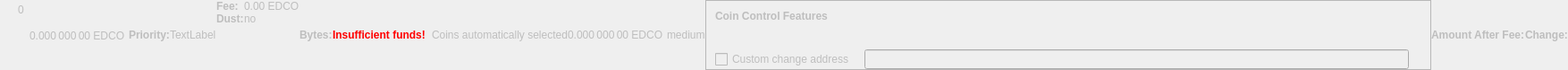
    <widget class="QWidget" name="dummyHideWidget" native="true">
     <property name="enabled">
      <bool>false</bool>
     </property>
     <property name="maximumSize">
      <size>
       <width>100</width>
       <height>22</height>
      </size>
     </property>
     <layout class="QHBoxLayout" name="dummyHideLayout">
      <property name="spacing">
       <number>0</number>
      </property>
      <property name="leftMargin">
       <number>0</number>
      </property>
      <property name="topMargin">
       <number>0</number>
      </property>
      <property name="rightMargin">
       <number>0</number>
      </property>
      <property name="bottomMargin">
       <number>0</number>
      </property>
      <item>
       <layout class="QFormLayout" name="formLayoutCoinControl1">
        <property name="horizontalSpacing">
         <number>10</number>
        </property>
        <property name="verticalSpacing">
         <number>14</number>
        </property>
        <property name="leftMargin">
         <number>10</number>
        </property>
        <property name="topMargin">
         <number>4</number>
        </property>
        <property name="rightMargin">
         <number>6</number>
        </property>
        <item row="0" column="1">
         <widget class="QLabel" name="labelCoinControlBytes">
          <property name="cursor">
           <cursorShape>IBeamCursor</cursorShape>
          </property>
          <property name="contextMenuPolicy">
           <enum>Qt::ActionsContextMenu</enum>
          </property>
          <property name="text">
           <string notr="true">0</string>
          </property>
          <property name="textInteractionFlags">
           <set>Qt::LinksAccessibleByMouse|Qt::TextSelectableByKeyboard|Qt::TextSelectableByMouse</set>
          </property>
         </widget>
        </item>
       </layout>
      </item>
      <item>
       <widget class="QLabel" name="labelCoinControlAfterFee">
        <property name="enabled">
         <bool>false</bool>
        </property>
        <property name="sizePolicy">
         <sizepolicy hsizetype="Fixed" vsizetype="Fixed">
          <horstretch>0</horstretch>
          <verstretch>0</verstretch>
         </sizepolicy>
        </property>
        <property name="minimumSize">
         <size>
          <width>111</width>
          <height>12</height>
         </size>
        </property>
        <property name="maximumSize">
         <size>
          <width>111</width>
          <height>12</height>
         </size>
        </property>
        <property name="cursor">
         <cursorShape>IBeamCursor</cursorShape>
        </property>
        <property name="contextMenuPolicy">
         <enum>Qt::ActionsContextMenu</enum>
        </property>
        <property name="text">
         <string notr="true">0.000 000 00 EDCO</string>
        </property>
        <property name="textInteractionFlags">
         <set>Qt::LinksAccessibleByMouse|Qt::TextSelectableByKeyboard|Qt::TextSelectableByMouse</set>
        </property>
       </widget>
      </item>
      <item>
       <widget class="QLabel" name="labelCoinControlPriorityText">
        <property name="enabled">
         <bool>false</bool>
        </property>
        <property name="font">
         <font>
          <weight>75</weight>
          <bold>true</bold>
         </font>
        </property>
        <property name="text">
         <string>Priority:</string>
        </property>
       </widget>
      </item>
      <item>
       <layout class="QHBoxLayout" name="horizontalLayout">
        <item>
         <widget class="QLabel" name="WarningLabel">
          <property name="text">
           <string>TextLabel</string>
          </property>
         </widget>
        </item>
       </layout>
      </item>
      <item>
       <layout class="QFormLayout" name="formLayoutCoinControl3">
        <property name="horizontalSpacing">
         <number>0</number>
        </property>
        <property name="verticalSpacing">
         <number>0</number>
        </property>
        <property name="leftMargin">
         <number>0</number>
        </property>
        <property name="topMargin">
         <number>0</number>
        </property>
        <property name="rightMargin">
         <number>0</number>
        </property>
        <item row="0" column="0">
         <widget class="QLabel" name="labelCoinControlFeeText">
          <property name="enabled">
           <bool>false</bool>
          </property>
          <property name="font">
           <font>
            <weight>75</weight>
            <bold>true</bold>
           </font>
          </property>
          <property name="text">
           <string>Fee:</string>
          </property>
          <property name="margin">
           <number>0</number>
          </property>
         </widget>
        </item>
        <item row="0" column="1">
         <widget class="QLabel" name="labelCoinControlFee">
          <property name="enabled">
           <bool>false</bool>
          </property>
          <property name="cursor">
           <cursorShape>IBeamCursor</cursorShape>
          </property>
          <property name="contextMenuPolicy">
           <enum>Qt::ActionsContextMenu</enum>
          </property>
          <property name="text">
           <string notr="true">0.00 EDCO</string>
          </property>
          <property name="textInteractionFlags">
           <set>Qt::LinksAccessibleByMouse|Qt::TextSelectableByKeyboard|Qt::TextSelectableByMouse</set>
          </property>
         </widget>
        </item>
        <item row="1" column="0">
         <widget class="QLabel" name="labelCoinControlLowOutputText">
          <property name="enabled">
           <bool>false</bool>
          </property>
          <property name="font">
           <font>
            <weight>75</weight>
            <bold>true</bold>
           </font>
          </property>
          <property name="text">
           <string>Dust:</string>
          </property>
         </widget>
        </item>
        <item row="1" column="1">
         <widget class="QLabel" name="labelCoinControlLowOutput">
          <property name="enabled">
           <bool>false</bool>
          </property>
          <property name="cursor">
           <cursorShape>IBeamCursor</cursorShape>
          </property>
          <property name="contextMenuPolicy">
           <enum>Qt::ActionsContextMenu</enum>
          </property>
          <property name="text">
           <string>no</string>
          </property>
          <property name="textInteractionFlags">
           <set>Qt::LinksAccessibleByMouse|Qt::TextSelectableByKeyboard|Qt::TextSelectableByMouse</set>
          </property>
         </widget>
        </item>
       </layout>
      </item>
      <item>
       <widget class="QLabel" name="labelCoinControlBytesText">
        <property name="enabled">
         <bool>false</bool>
        </property>
        <property name="font">
         <font>
          <weight>75</weight>
          <bold>true</bold>
         </font>
        </property>
        <property name="text">
         <string>Bytes:</string>
        </property>
       </widget>
      </item>
      <item>
       <layout class="QFormLayout" name="formLayoutCoinControl2">
        <property name="horizontalSpacing">
         <number>0</number>
        </property>
        <property name="verticalSpacing">
         <number>0</number>
        </property>
        <property name="leftMargin">
         <number>0</number>
        </property>
        <property name="topMargin">
         <number>0</number>
        </property>
        <property name="rightMargin">
         <number>0</number>
        </property>
       </layout>
      </item>
      <item>
       <layout class="QHBoxLayout" name="horizontalLayoutCoinControl2">
        <property name="spacing">
         <number>0</number>
        </property>
        <property name="bottomMargin">
         <number>0</number>
        </property>
       </layout>
      </item>
      <item>
       <widget class="QLabel" name="labelCoinControlInsuffFunds">
        <property name="enabled">
         <bool>false</bool>
        </property>
        <property name="minimumSize">
         <size>
          <width>0</width>
          <height>0</height>
         </size>
        </property>
        <property name="font">
         <font>
          <weight>75</weight>
          <bold>true</bold>
         </font>
        </property>
        <property name="styleSheet">
         <string notr="true">color:red;font-weight:bold;</string>
        </property>
        <property name="text">
         <string>Insufficient funds!</string>
        </property>
        <property name="margin">
         <number>5</number>
        </property>
       </widget>
      </item>
      <item>
       <layout class="QFormLayout" name="formLayoutCoinControl4">
        <property name="horizontalSpacing">
         <number>0</number>
        </property>
        <property name="verticalSpacing">
         <number>0</number>
        </property>
        <property name="leftMargin">
         <number>0</number>
        </property>
        <property name="topMargin">
         <number>0</number>
        </property>
        <property name="rightMargin">
         <number>0</number>
        </property>
       </layout>
      </item>
      <item>
       <widget class="QLabel" name="labelCoinControlChangeLabel">
        <property name="enabled">
         <bool>false</bool>
        </property>
        <property name="sizePolicy">
         <sizepolicy hsizetype="Preferred" vsizetype="Expanding">
          <horstretch>0</horstretch>
          <verstretch>0</verstretch>
         </sizepolicy>
        </property>
        <property name="minimumSize">
         <size>
          <width>0</width>
          <height>0</height>
         </size>
        </property>
        <property name="text">
         <string/>
        </property>
        <property name="margin">
         <number>3</number>
        </property>
       </widget>
      </item>
      <item>
       <widget class="QLabel" name="labelCoinControlAutomaticallySelected">
        <property name="enabled">
         <bool>false</bool>
        </property>
        <property name="sizePolicy">
         <sizepolicy hsizetype="Fixed" vsizetype="Fixed">
          <horstretch>0</horstretch>
          <verstretch>0</verstretch>
         </sizepolicy>
        </property>
        <property name="minimumSize">
         <size>
          <width>0</width>
          <height>0</height>
         </size>
        </property>
        <property name="maximumSize">
         <size>
          <width>240</width>
          <height>16777215</height>
         </size>
        </property>
        <property name="text">
         <string>Coins automatically selected</string>
        </property>
        <property name="margin">
         <number>5</number>
        </property>
       </widget>
      </item>
      <item>
       <widget class="QLabel" name="labelCoinControlChange">
        <property name="enabled">
         <bool>false</bool>
        </property>
        <property name="sizePolicy">
         <sizepolicy hsizetype="Fixed" vsizetype="Fixed">
          <horstretch>0</horstretch>
          <verstretch>0</verstretch>
         </sizepolicy>
        </property>
        <property name="minimumSize">
         <size>
          <width>111</width>
          <height>0</height>
         </size>
        </property>
        <property name="maximumSize">
         <size>
          <width>111</width>
          <height>16777215</height>
         </size>
        </property>
        <property name="cursor">
         <cursorShape>IBeamCursor</cursorShape>
        </property>
        <property name="contextMenuPolicy">
         <enum>Qt::ActionsContextMenu</enum>
        </property>
        <property name="text">
         <string notr="true">0.000 000 00 EDCO</string>
        </property>
        <property name="textInteractionFlags">
         <set>Qt::LinksAccessibleByMouse|Qt::TextSelectableByKeyboard|Qt::TextSelectableByMouse</set>
        </property>
       </widget>
      </item>
      <item>
       <widget class="QLabel" name="labelCoinControlPriority">
        <property name="enabled">
         <bool>false</bool>
        </property>
        <property name="cursor">
         <cursorShape>IBeamCursor</cursorShape>
        </property>
        <property name="contextMenuPolicy">
         <enum>Qt::ActionsContextMenu</enum>
        </property>
        <property name="text">
         <string>medium</string>
        </property>
        <property name="textInteractionFlags">
         <set>Qt::LinksAccessibleByMouse|Qt::TextSelectableByKeyboard|Qt::TextSelectableByMouse</set>
        </property>
       </widget>
      </item>
      <item>
       <widget class="QFrame" name="frameCoinControl">
        <property name="sizePolicy">
         <sizepolicy hsizetype="Expanding" vsizetype="Expanding">
          <horstretch>0</horstretch>
          <verstretch>0</verstretch>
         </sizepolicy>
        </property>
        <property name="maximumSize">
         <size>
          <width>16777215</width>
          <height>16777215</height>
         </size>
        </property>
        <property name="frameShape">
         <enum>QFrame::StyledPanel</enum>
        </property>
        <property name="frameShadow">
         <enum>QFrame::Sunken</enum>
        </property>
        <layout class="QVBoxLayout" name="verticalLayoutCoinControl2_2">
         <property name="spacing">
          <number>0</number>
         </property>
         <property name="leftMargin">
          <number>0</number>
         </property>
         <property name="topMargin">
          <number>0</number>
         </property>
         <property name="rightMargin">
          <number>0</number>
         </property>
         <property name="bottomMargin">
          <number>0</number>
         </property>
         <item>
          <layout class="QVBoxLayout" name="verticalLayoutCoinControl" stretch="0,0,0,1">
           <property name="spacing">
            <number>0</number>
           </property>
           <property name="leftMargin">
            <number>10</number>
           </property>
           <property name="topMargin">
            <number>10</number>
           </property>
           <item>
            <layout class="QHBoxLayout" name="horizontalLayoutCoinControl1">
             <property name="bottomMargin">
              <number>15</number>
             </property>
             <item>
              <widget class="QLabel" name="labelCoinControlFeatures">
               <property name="enabled">
                <bool>false</bool>
               </property>
               <property name="sizePolicy">
                <sizepolicy hsizetype="Preferred" vsizetype="Maximum">
                 <horstretch>0</horstretch>
                 <verstretch>0</verstretch>
                </sizepolicy>
               </property>
               <property name="font">
                <font>
                 <weight>75</weight>
                 <bold>true</bold>
                </font>
               </property>
               <property name="styleSheet">
                <string notr="true">font-weight:bold;</string>
               </property>
               <property name="text">
                <string>Coin Control Features</string>
               </property>
              </widget>
             </item>
            </layout>
           </item>
           <item>
            <widget class="QWidget" name="widgetCoinControl" native="true">
             <property name="sizePolicy">
              <sizepolicy hsizetype="Preferred" vsizetype="Preferred">
               <horstretch>0</horstretch>
               <verstretch>0</verstretch>
              </sizepolicy>
             </property>
             <property name="minimumSize">
              <size>
               <width>0</width>
               <height>0</height>
              </size>
             </property>
             <property name="styleSheet">
              <string notr="true"/>
             </property>
             <layout class="QHBoxLayout" name="horizontalLayoutCoinControl5_2">
              <property name="leftMargin">
               <number>0</number>
              </property>
              <property name="topMargin">
               <number>0</number>
              </property>
              <property name="rightMargin">
               <number>0</number>
              </property>
              <property name="bottomMargin">
               <number>0</number>
              </property>
              <item>
               <layout class="QHBoxLayout" name="horizontalLayoutCoinControl3">
                <property name="spacing">
                 <number>20</number>
                </property>
                <property name="topMargin">
                 <number>0</number>
                </property>
                <property name="bottomMargin">
                 <number>10</number>
                </property>
               </layout>
              </item>
             </layout>
            </widget>
           </item>
           <item>
            <layout class="QHBoxLayout" name="horizontalLayoutCoinControl4" stretch="0,0,0">
             <property name="spacing">
              <number>12</number>
             </property>
             <property name="sizeConstraint">
              <enum>QLayout::SetDefaultConstraint</enum>
             </property>
             <property name="topMargin">
              <number>5</number>
             </property>
             <property name="rightMargin">
              <number>5</number>
             </property>
             <item>
              <widget class="QCheckBox" name="checkBoxCoinControlChange">
               <property name="enabled">
                <bool>false</bool>
               </property>
               <property name="toolTip">
                <string>If this is activated, but the change address is empty or invalid, change will be sent to a newly generated address.</string>
               </property>
               <property name="text">
                <string>Custom change address</string>
               </property>
              </widget>
             </item>
             <item>
              <widget class="QValidatedLineEdit" name="lineEditCoinControlChange">
               <property name="enabled">
                <bool>false</bool>
               </property>
               <property name="sizePolicy">
                <sizepolicy hsizetype="Expanding" vsizetype="Fixed">
                 <horstretch>0</horstretch>
                 <verstretch>0</verstretch>
                </sizepolicy>
               </property>
              </widget>
             </item>
             <item>
              <widget class="QLabel" name="labelCoinControlChangeLabel_2">
               <property name="sizePolicy">
                <sizepolicy hsizetype="Preferred" vsizetype="Expanding">
                 <horstretch>0</horstretch>
                 <verstretch>0</verstretch>
                </sizepolicy>
               </property>
               <property name="minimumSize">
                <size>
                 <width>0</width>
                 <height>0</height>
                </size>
               </property>
               <property name="text">
                <string/>
               </property>
               <property name="margin">
                <number>3</number>
               </property>
              </widget>
             </item>
            </layout>
           </item>
           <item>
            <spacer name="verticalSpacerCoinControl">
             <property name="orientation">
              <enum>Qt::Vertical</enum>
             </property>
             <property name="sizeHint" stdset="0">
              <size>
               <width>800</width>
               <height>1</height>
              </size>
             </property>
            </spacer>
           </item>
          </layout>
         </item>
        </layout>
       </widget>
      </item>
      <item>
       <widget class="QLabel" name="labelCoinControlAfterFeeText">
        <property name="enabled">
         <bool>false</bool>
        </property>
        <property name="minimumSize">
         <size>
          <width>0</width>
          <height>0</height>
         </size>
        </property>
        <property name="maximumSize">
         <size>
          <width>16777215</width>
          <height>16777215</height>
         </size>
        </property>
        <property name="font">
         <font>
          <weight>75</weight>
          <bold>true</bold>
         </font>
        </property>
        <property name="text">
         <string>Amount After Fee:</string>
        </property>
        <property name="alignment">
         <set>Qt::AlignLeading|Qt::AlignLeft|Qt::AlignVCenter</set>
        </property>
        <property name="margin">
         <number>0</number>
        </property>
       </widget>
      </item>
      <item>
       <widget class="QLabel" name="labelCoinControlChangeText">
        <property name="enabled">
         <bool>false</bool>
        </property>
        <property name="sizePolicy">
         <sizepolicy hsizetype="Preferred" vsizetype="Preferred">
          <horstretch>0</horstretch>
          <verstretch>0</verstretch>
         </sizepolicy>
        </property>
        <property name="minimumSize">
         <size>
          <width>0</width>
          <height>0</height>
         </size>
        </property>
        <property name="maximumSize">
         <size>
          <width>16777215</width>
          <height>16777215</height>
         </size>
        </property>
        <property name="font">
         <font>
          <weight>75</weight>
          <bold>true</bold>
         </font>
        </property>
        <property name="text">
         <string>Change:</string>
        </property>
        <property name="alignment">
         <set>Qt::AlignLeading|Qt::AlignLeft|Qt::AlignVCenter</set>
        </property>
       </widget>
      </item>
     </layout>
    </widget>
